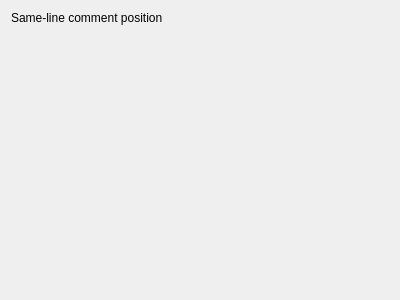
<?xml version="1.0" encoding="UTF-8"?>
<ui version="4.0">
 <class>commentarConfigWidget</class>
 <widget class="QWidget" name="commentarConfigWidget">
  <property name="geometry">
   <rect>
    <x>0</x>
    <y>0</y>
    <width>400</width>
    <height>300</height>
   </rect>
  </property>
  <layout class="QHBoxLayout" name="horizontalLayout_2">
   <item>
    <layout class="QVBoxLayout" name="verticalLayout">
     <item>
      <layout class="QHBoxLayout" name="horizontalLayout">
       <item>
        <widget class="QLabel" name="label">
         <property name="text">
          <string>Same-line comment position</string>
         </property>
        </widget>
       </item>
       <item>
        <widget class="KIntNumInput" name="commentStartPos">
         <property name="value">
          <number>60</number>
         </property>
        </widget>
       </item>
      </layout>
     </item>
     <item>
      <spacer name="verticalSpacer">
       <property name="orientation">
        <enum>Qt::Vertical</enum>
       </property>
       <property name="sizeHint" stdset="0">
        <size>
         <width>20</width>
         <height>40</height>
        </size>
       </property>
      </spacer>
     </item>
    </layout>
   </item>
  </layout>
 </widget>
 <customwidgets>
  <customwidget>
   <class>KIntNumInput</class>
   <extends>QWidget</extends>
   <header>knuminput.h</header>
  </customwidget>
 </customwidgets>
 <resources/>
 <connections/>
</ui>
